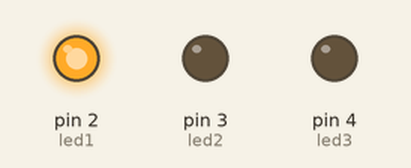
Bench run of a sketch on a simulated Arduino Uno, built with avr-gcc and run on an emulated ATmega328P. Shown: output pins drawn as LEDs (lit = HIGH).

Above: at 0.1 s.
At 1.1 s:
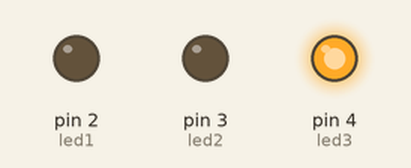
At 2.7 s:
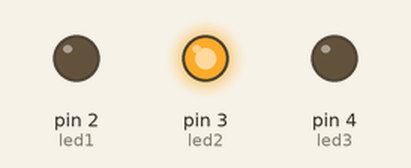
Timing chart, 0 to 3.0 s (numbered marks = the images above):
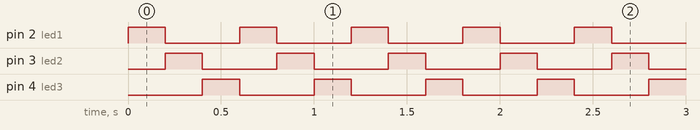

Measured:
- by itself, pin 2 (led1), pin 3 (led2), pin 4 (led3): alternates HIGH for 0.20 s and LOW for 0.40 s
- by itself, everything shown: repeats every 0.60 s, in 3 steps

The sketch:

Led_licht_wechseln.ino
```cpp
int led1 = 2;
int led2 = 3;
int led3 = 4;

void setup()
{
  pinMode (led1,OUTPUT);
  pinMode (led2,OUTPUT);
  pinMode (led3,OUTPUT);
}
void loop()
{
  digitalWrite(led1,HIGH);
  delay(200);
  digitalWrite(led1,LOW);
  digitalWrite(led2,HIGH);
  delay(200);
  digitalWrite(led2,LOW);
  digitalWrite(led3,HIGH);
  delay(200);
  digitalWrite(led3,LOW);
}
```
